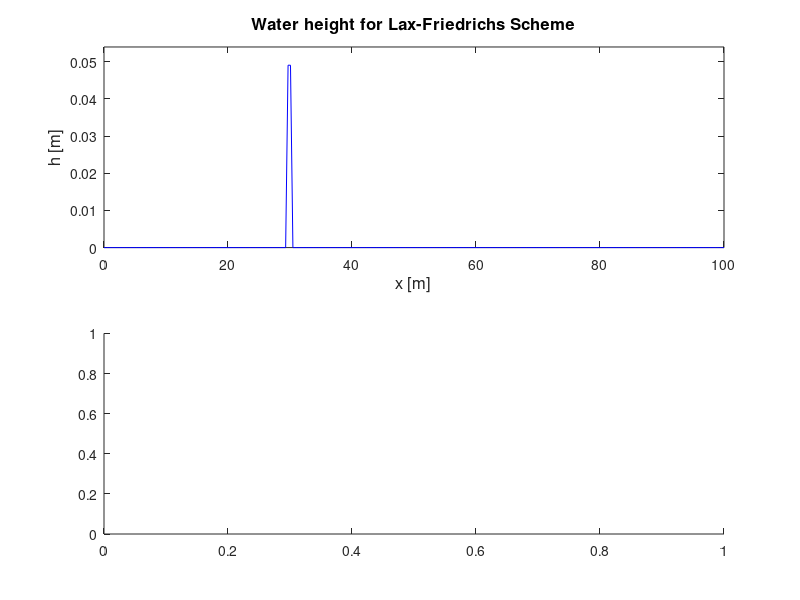

Write MATLAB code to recreate this figure. (Note: this script raises an error after producing the figure.)
function var_out = fn_lxf_shw()
global nq xq wq

i_exponent = 1;
i_interpolant = 1;
i_scheme =1;
cell_cell_arr_shw = {};
scheme_arr = {'SHW_LXF'};


p = 0;   % Sets the lower domain boundary
q = 100; % Sets the upper domain boundary
g = 9.81; % Defines gravity constant
s = 0.8; % Safety Factor for timestep calculation
runningtime = 10;  % Set time simulation runs for

showplot = 1;
% gauss();
Choice=1;
%========== Sets constants (same for all schemes)==========================

A = 1;
B = 1;      % DO NOT CHANGE THESE VALUES
C = 0;

maxit_arr = [1:4]; % max refinement iterations

for m = 1:length(maxit_arr)
%     dx = 2^(-(maxit_arr(m)+3)); % mesh size
% if m == 1
%     N=501 % Defines the no. of grid points
% else 
%     N = 500*(2*(m-1)) + 1 
% end
%     dx = (q - p)/(N - 1); % Calculates the grid spacing between points
    dx = 100*(2^(-(maxit_arr(m)+7))); % mesh size
    iterations = 0; % Sets initial iterations to 0
    pausetime = 0.1;  % Set time inverval between simulation
    leftboundary = 0;    % Initiates left solid boundary condition if set to 1
    rightboundary = 0;   % Initiates right solid boundary condition if set to 1
    x = p : dx : q ;  % Calculates initial values of x using grid spacing
    N= length(x);
    damwall = 30;
    %==========================================================================
    % for i = 1 : N
    %     h(i) = Hinitial(x(i));        % Sets initial flow depth
    % end
    h= zeros(size(x));
%     h = .1+.1*exp(-.1*(x-50).^2);
    h(x<damwall) =.2;
    h(x>=damwall) = .1;
    
    v= zeros(size(x));
    U1(1:N+2) = zeros;   % Defines array size of future grid points
    U2(1:N+2) = zeros;

    [h, v] = boundary(h,v, leftboundary, rightboundary,N,Choice);  % Sets boundary values for height and velocity
    [un1, un2, F1, F2] = dependent(h,v,g);        % Sets initial dependent variables




    t=0;
    it=1;
    L2L2R = 0; %L2L2 accumulation of ||R||^2
                        L2L2R_arr = zeros(size(x));

    dist_x_pl = dx;
    dist_x_min = dx;
    % arrays used for EOC for bound and error
    bound_arr_eoc = [];%zeros(1,ceil(T/dt));
    error_arr_eoc = [];% zeros(1,ceil(T/dt));
    time_arr = [];% zeros(1,ceil(T/dt));
    dofs_arr = [];% zeros(1,ceil(T/dt));
    EI_index = [];
    dt = .1*dx;
    %=======================  Runs Scheme  ====================================
    while t <= (runningtime-dt/2) % Halts the program when condition is violated
        dt =.1*dx;% timestepinequality(dx,s,v,g,h);       % Calculates timestep dt
        % Calculates time program runs for
        iterations = iterations + 1;               % Adds 1 to the iteration no.
        c = dt/dx;    % Calculates this here to save computation
        
        hold = [h(2:end-1);h(2:end-1).*v(2:end-1)];
        f_h_old = [0.5 * c * (F1(3:end) - F1(1:end-2));0.5 * c *(F2(3:end) - F2(1:end-2))];

        U1(2:end-1) = (A*un1(1:end-2) + B*un1(3:end))/(A+B+C) - 0.5 * c * (F1(3:end) - F1(1:end-2));
        U2(2:end-1)= (A*un2(1:end-2)+ B*un2(3:end))/(A+B+C) - 0.5 * c *(F2(3:end) - F2(1:end-2));
        

        
        if dt < 10^-5  % Terminates loop is scheme becomes unstablej+1
            t = runningtime;
            fprintf('\n\nScheme has become unstable. Simulation terminated.')
        end
        
        [h,v] = redependent(U1,U2,N, leftboundary, rightboundary,Choice);     % Recalculates dependent variables
        

        timestore(iterations) = t; % Stores time at each iteration
        timestep(iterations) = dt; % Stores time step at each iteration
        
        [un1, un2, F1, F2] = dependent(h,v,g);   % Recalculates flux vectors and
        [h,v] = redependent(U1,U2,N, leftboundary, rightboundary,Choice);     % Recalculates dependent variables
        
        hnew = [h(2:end-1); h(2:end-1).*v(2:end-1)];
        f_h_new =  [0.5 * c * (F1(3:end) - F1(1:end-2)); 0.5 * c *(F2(3:end) - F2(1:end-2))];
        
         
        for iq = 1 : nq
            tq(iq) = 0.5*dt*xq(iq) + t + dt/2; %iq-th temporal gauss point on [ti,ti+1]
            [RL2iq,RL2iq_arr, c_0_coeff_arr_new, c_0_coeff_arr_old, IUh] = compute_Rs_vector_temp_3_spatiotemp_3_shw_semidiscrete(x,dist_x_pl,dist_x_min,hold,hnew,tq(iq),t,dt,f_h_old,f_h_new,1,1); %compute R at gauss point
            L2L2R = L2L2R + wq(iq)*dt*(RL2iq); %quadrature formula
            L2L2R_arr = L2L2R_arr + wq(iq)*dt*(RL2iq_arr); %quadrature formula
           
            
            if (L2L2R<0)
                disp('L2L2R<0')
            end
        end
        
        if showplot ==1
            subplot(2,1,1)
            plot(x, v(2:end-1),'b')  % Plots water height aproximations for each timestep.
            axis([p q min(v) 1.1*max(v)])
            
            %=============== Sets titles and labels depending on choice ===========
            title('Water height for Lax-Friedrichs Scheme','Fontsize',12)
            
            xlabel('x [m]','Fontsize', 12)
            ylabel('h [m]', 'Fontsize', 12)
            
            subplot(2,1,2)
            plot(x, IUh,'b')   % Plots water velocity aproximations for each timestep.
            axis([p q min(IUh) 1.1*max(IUh)])
            %set(gcf, 'Position',  [100, 100, 800, 400])
            
            %=============== Sets titles and labels depending on choice ===========
            title('Recon for Lax-Friedrichs Scheme','Fontsize',12)
            
            xlabel('x [m]','Fontsize', 12)
            ylabel('v [m/s]', 'Fontsize', 12)
            
            
            
            pause(pausetime)   % Shows results for each timestep.
        end
        
        time_arr(it) = it*dt;
        bound_arr_eoc(it) = sqrt(L2L2R);
        % error_arr_eoc(it) = sqrt(space_int_vector(x,dist_x_pl,dist_x_min,u_nu,it*dt,ex));
        error_arr_eoc(it) = 1;%sqrt(space_int_vector(x,dist_x_pl,dist_x_min,u,it*dt,ex,c_0_coeff_arr_new));
        dofs_arr(it) = length(x);
        EI_index(it) = bound_arr_eoc(it)./error_arr_eoc(it);
        it = it + 1;
        t = t + dt  ;

        % and matrix of dependent variables
    end
    it
    cell_cell_arr_shw{m}=[time_arr;bound_arr_eoc;error_arr_eoc;EI_index;dofs_arr];

end
    save([scheme_arr{i_scheme},'_cell_arr_file_shw_dam_break.mat'],'cell_cell_arr_shw')

%=========================== Terminates Scheme ============================
pause(5)  % Pauses for 5 seconds before time step graph appears
clf
plot(timestore,timestep,'r')  % Plots time step results
%=============== Sets titles and labels depending on choice ===========
title('Values for dt obtained from heuristic calculation - Lax-Friedrichs','fontsize',14)

xlabel('Time [seconds]','fontsize',18)
ylabel('dt [seconds]','fontsize',18)
axis([0 t 0 max(timestep)])
%====================  Functions of initial conditions ====================
function depth = Hinitial(x)
depth = 0.2;   % <<<<<<<< This is the depth of the Dam (can be changed)
damwall = 30;  % <<< Defines the location of the breached Dam wall
% (do not select a number less than p or larger than q)
if x >= damwall
    depth = 0.1;   % Defines the initial depth of the floor water (do not
end                % use zero).
end
function velocity = Vinitial(x,N)  % Defines initial velocity
for j = 1 : N
    velocity (j) = 0; % <<<< Sets initial velocity to zero (can be changed).
end
end
%======== Function of initial independent and dependent variables =========
function[un1, un2, F1, F2] = dependent(h,v,g)
un1 = h;                 % Function to calculate initial
un2 = h.*v;              % dependent variables.
% un2= v;
F1 = h.*v;
F2 = h.*v.^2 + (g.*h.^2)/2;
% F2 = .5*v.^2 + g*h;

end
%=========== Functions to recalculate height and velocities================
function[h,v] = redependent(U1,U2,N, leftboundary, rightboundary,Choice)
h = U1(2:N+1);             % Calculates new h and v values for Lax-F
v = U2(2:N+1)./U1(2:N+1);  % (Old ghost values are deleted)
% v = U2(2:N+1);  % (Old ghost values are deleted)

[h, v] = boundary(h,v, leftboundary, rightboundary,N,Choice);  % Recalculates boundary values
end
%=========== Function to calculate timestep ==============================
function [dt, max1, max2, maxoverall] = timestepinequality(dx,s,v,g,h)
max1 = max(abs(v + sqrt(g*h)));
max2 = max(abs(v - sqrt(g*h)));
maxoverall = max(max1,max2);      % Calculates maximum wave speed
dt = s * dx / maxoverall;   % Calculates timestep
end
%============= Function to calculate Boundary conditions ==================
function [h v] = boundary(h,v, leftboundary, rightboundary,N,Choice)
% Sets boundary conditions (either zero gradient or reflective)
if leftboundary == 0 && rightboundary == 0
    h = [h(1) h h(N)];
    v = [v(1) v v(N)];
elseif leftboundary ==1 && rightboundary == 0
    h = [h(1) h h(N)];
    v = [-v(3) v v(N)];
elseif leftboundary == 0 && rightboundary == 1
    h = [h(1) h h(N)];
    v = [v(1) v -v(N-2)];
elseif leftboundary == 1 && rightboundary == 1
    h = [h(1) h h(N)];
    v = [-v(3) v -v(N-2)];
end

end

var_out =1;
end